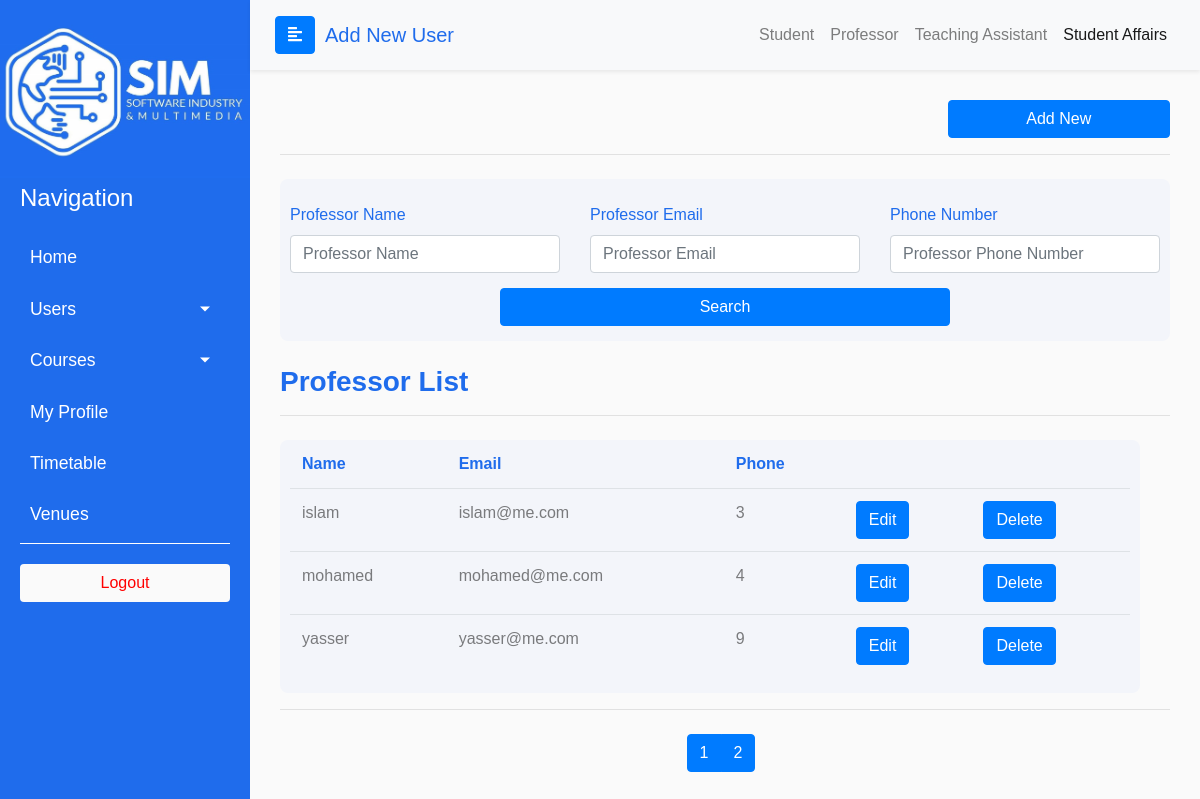
Page /admin/Professors.php on the committed database.
### tables this page shows
CREATE TABLE `professors` (
  `id_user` int(12) NOT NULL,
  `id_instructor` int(14) NOT NULL,
  `description` varchar(255) NOT NULL
);

CREATE TABLE `users` (
  `id` int(12) NOT NULL,
  `first_name` varchar(255) NOT NULL,
  `middle_name` varchar(255) NOT NULL,
  `last_name` varchar(255) NOT NULL,
  `national_id` bigint(14) NOT NULL,
  `type` varchar(255) NOT NULL,
  `email` varchar(255) NOT NULL,
  `password` varchar(255) NOT NULL,
  `gender` varchar(255) NOT NULL,
  `mobile_number` varchar(255) NOT NULL,
  `home_number` varchar(255) DEFAULT NULL,
  `image_path` text DEFAULT 'profile_images\\profile.png'
);

### includes/Admin/professors/functions.php (called while the page is built, shortened)
<?php
include_once dirname(__FILE__, 2) . "\\utils\\iniclude_utils_files.php";
function showProfessors()
{
    global $professorsType;
    $data = getProfessorsData();
    printCommonData($data, $professorsType);
}
function getProfessorsData()
{
    global $professorsTable;
    list($per_page, $page_1, $_, $_) = getRowsPerPage($professorsTable);
    $mainSqlQuery = "SELECT p.*, u.*
                        FROM {$professorsTable} p
                        join users u
                            on p.id_user = u.id
                        limit {$page_1}, {$per_page}";
    $dataBaseConnection = connectToDataBase();
    $result = mysqli_query($dataBaseConnection, $mainSqlQuery);
    $professorsData = array();
    $count = 0;
    while ($row = $result->fetch_assoc()) {
        $professorsData[$count++] = $row;
    }
    return $professorsData;
}

### includes/utils/variables.php (called while the page is built, shortened)
<?php
$professorsTable = "professors";
$rowsPerPage = 3;

### includes/Admin/utils/all.php (called while the page is built, shortened)
<?php
include_once "iniclude_utils_files.php";
function getRowsPerPage($table)
{
    global $rowsPerPage;
    $per_page = $rowsPerPage;
    if (isset($_GET['page'])) {
        $page = $_GET['page'];
    } else {
        $page = "";
    }
    if ($page == "" || $page == 1) {
        $page_1 = 0;
    } else {
        $page_1 = ($page * $per_page) - $per_page;
    }
    $dataBaseConnection = connectToDataBase();
    $post_query_count = "SELECT * FROM {$table}";
    $result = mysqli_query($dataBaseConnection, $post_query_count);
    $count = mysqli_num_rows($result);
    $count  = ceil($count / $per_page);
    return array($per_page, $page_1, $count, $page);
}

### includes/utils/helper.php (called while the page is built, shortened)
<?php
include_once "variables.php";
function checkResultQuery($result, $conn, $source=null)
{
    return true;
}

### includes/Admin/utils/print_functions.php (the view, shortened to what this page needs)
<?php
include_once dirname( __FILE__, 3) . "\\utils\\variables.php";
function printCommonData($data, $type)
{
    global $professorsType, $sasType, $tasType;
    $update_page = null;
    switch($type) {
        case $professorsType:
            $update_page = "update_professor.php";
            break;
    }
    foreach ($data as $row) {
        echo "<tr>
        <td>" . $row["first_name"] . "</td> <td>" . $row["email"] . "</td>
        <td>" . $row["mobile_number"] . "</td> <td>";
?>
        <form action="<?php echo $update_page."?id={$row['id_user']}" ?>" method="POST">
        <input type="submit" value="Edit" name="edit" class="btn btn-primary">
        </form>
        <td>
        <form action="" method="POST">
            <input type="submit" value="Delete" name="delete" class="btn btn-primary">
        </form>
    <?php
        echo "</td></tr>";
    }
}
        ?>

### css/rootStyles.css (style rules this page uses)
:root { --primary: rgb(31,108,236); --danger: red; }
body { font-family: 'Poppins', sans-serif; background: #fafafa; }

### rows in the picture
professors: id_user.first_name "islam", id_user.email "islam@me.com", id_user.mobile_number "3"
professors: id_user.first_name "mohamed", id_user.email "mohamed@me.com", id_user.mobile_number "4"
professors: id_user.first_name "yasser", id_user.email "yasser@me.com", id_user.mobile_number "9"
